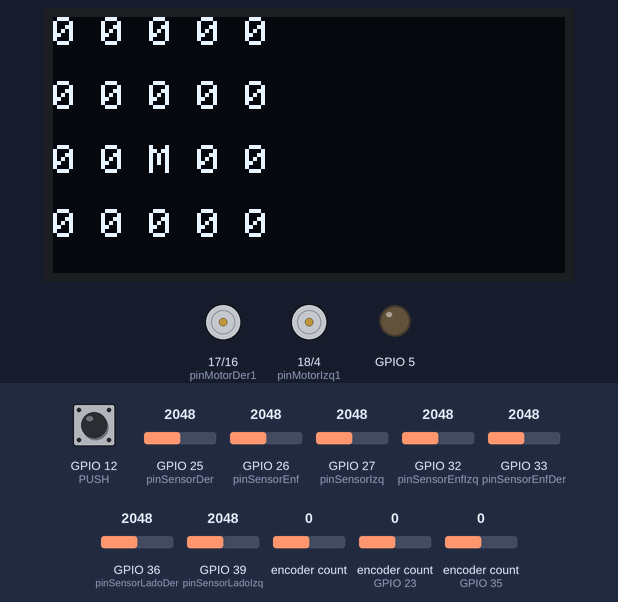
Bench run of a sketch on a simulated ESP32. On the bench: 128×64 one-colour display, motor-driver pin pairs drawn as motors (green arrow = first pin HIGH = forward, orange = second pin HIGH = backward, longer = more drive), output pins drawn as LEDs (lit = HIGH). Inputs (shaded band) come from the test bench; at power-on: GPIO 12 (PUSH) HIGH, GPIO 25 (pinSensorDer) = 2048, GPIO 27 (pinSensorIzq) = 2048, GPIO 26 (pinSensorEnf) = 2048, GPIO 32 (pinSensorEnfIzq) = 2048, GPIO 33 (pinSensorEnfDer) = 2048, GPIO 36 (pinSensorLadoDer) = 2048, GPIO 39 (pinSensorLadoIzq) = 2048, encoder count 0, encoder count (sensors on GPIO 23, GPIO 35) 0 (analog values on the 0–4095 scale).

Above: at 0.8 s.
0.9 s: GPIO 12 (PUSH) pulled LOW for 0.15 s
At 2.5 s:
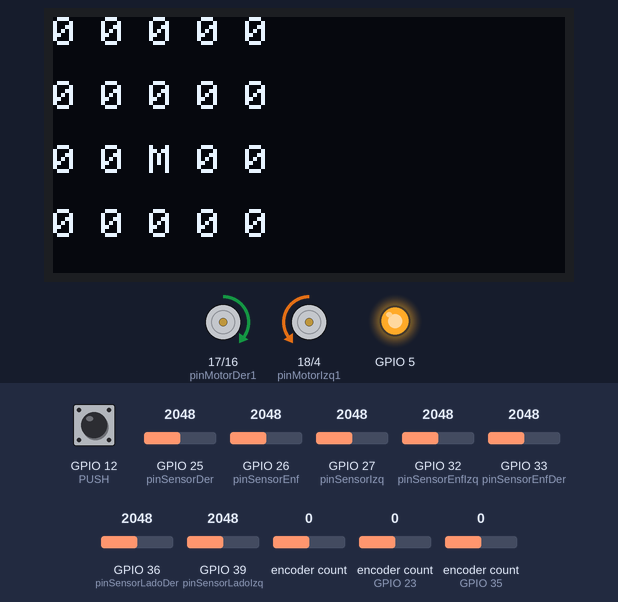
3.4 s: GPIO 25 (pinSensorDer) set to 1559
4.9 s: GPIO 25 (pinSensorDer) set to 1467
At 5.2 s:
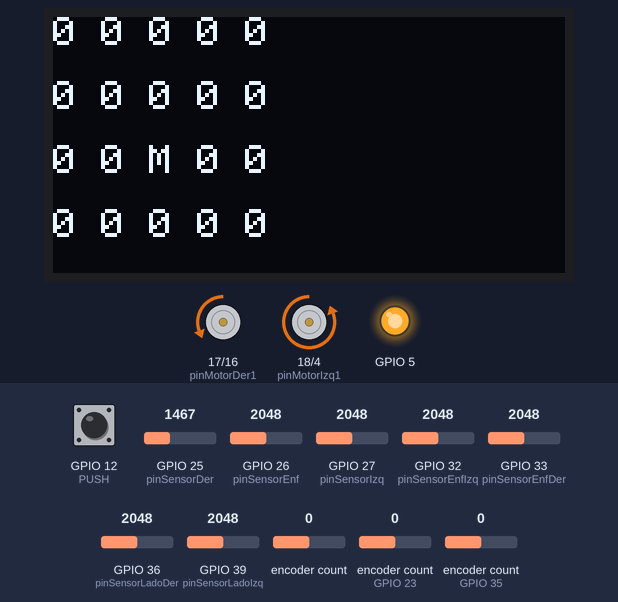
6.4 s: GPIO 27 (pinSensorIzq) set to 2866
At 7.6 s:
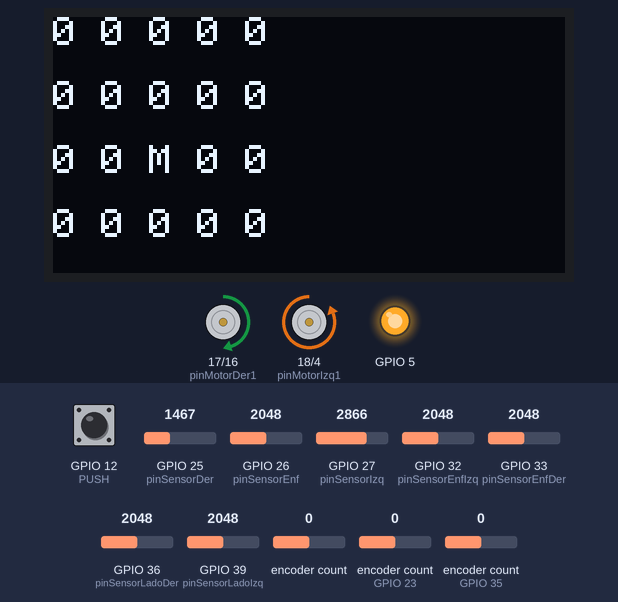
7.9 s: GPIO 27 (pinSensorIzq) set to 1228
At 8.8 s:
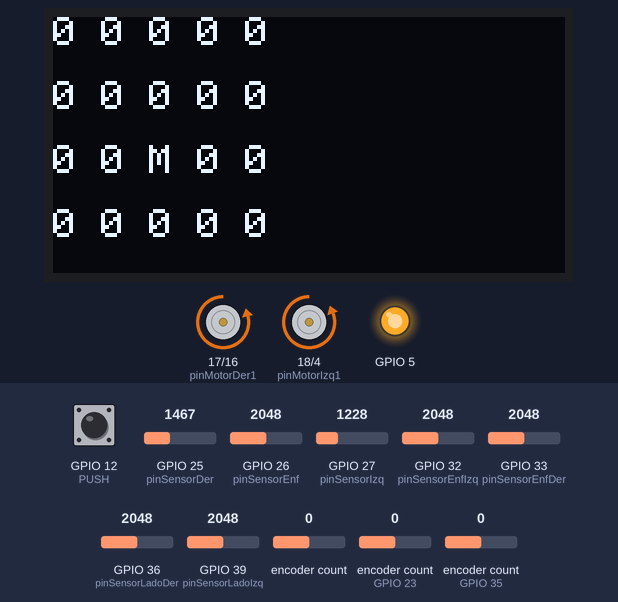
9.4 s: GPIO 27 (pinSensorIzq) set to 460
At 10.0 s:
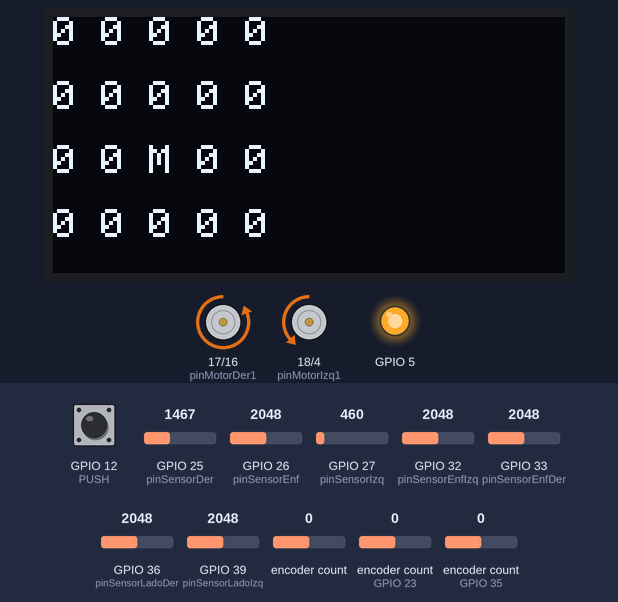
Timing chart, 0 to 11.9 s (numbered marks = the images above; inputs shaded):
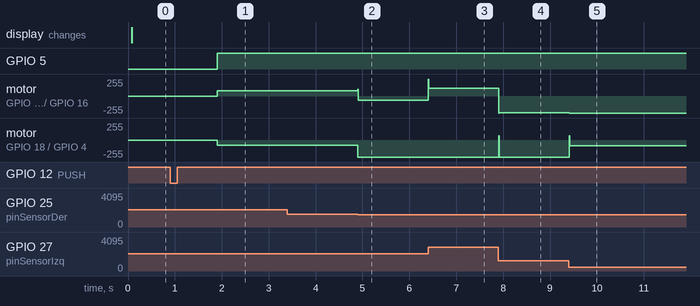

Measured:
- the behaviour switches between 1502 and 1501 on GPIO 25 (pinSensorDer) (found by bisection; images 1 and 2)
- after the input at 0.9 s, GPIO 5: LOW → HIGH after 1.0 s; motor on GPIO 17 (pinMotorDer1) / GPIO 16 (pinMotorDer2): stopped → forward 80/255 after 1.0 s; motor on GPIO 18 (pinMotorIzq1) / GPIO 4 (pinMotorIzq2): stopped → backward 80/255 after 1.0 s
- after the input at 3.4 s, every drawn part: stays the same
- after the input at 4.9 s, motor on GPIO 17 (pinMotorDer1) / GPIO 16 (pinMotorDer2): forward 80/255 → backward 64/255 at once; motor on GPIO 18 (pinMotorIzq1) / GPIO 4 (pinMotorIzq2): backward 80/255 → backward 255/255 at once
- after the input at 6.4 s, motor on GPIO 17 (pinMotorDer1) / GPIO 16 (pinMotorDer2): backward 64/255 → forward 119/255 at once
- after the input at 7.9 s, motor on GPIO 17 (pinMotorDer1) / GPIO 16 (pinMotorDer2): forward 119/255 → backward 248/255 at once; motor on GPIO 18 (pinMotorIzq1) / GPIO 4 (pinMotorIzq2): backward 255/255 → forward 66/255 at once, → backward 255/255 0.01 s later
- after the input at 9.4 s, motor on GPIO 17 (pinMotorDer1) / GPIO 16 (pinMotorDer2): backward 248/255 → backward 255/255 at once; motor on GPIO 18 (pinMotorIzq1) / GPIO 4 (pinMotorIzq2): backward 255/255 → backward 88/255 at once

The sketch:

main.ino
```cpp
#include "Motor1.h"
#include "EncoderMotor.h"
#include "PIDControl.h"
#include "SensorCNY.h"
#include "Robot.h"
#include "Display.h"

//#include <BluetoothSerial.h>
// Definir los pines
const int pinMotorIzq1 = 18;
const int pinMotorIzq2 = 4;
const int pinMotorDer1 = 17;
const int pinMotorDer2 = 16;

const int pinEncoderIzqA = 23;
const int pinEncoderIzqB = 19;
const int pinEncoderDerA = 35;
const int pinEncoderDerB = 34;

const int pinSensorIzq = 27;
const int pinSensorDer = 25;
const int pinSensorEnf = 26;
const int pinSensorLadoDer = 36;
const int pinSensorLadoIzq = 39;
const int pinSensorEnfIzq = 32;
const int pinSensorEnfDer = 33;
const int PUSH = 12;

// Vueltas


// Instanciar componentes
Motor1 motorIzq(pinMotorIzq1, pinMotorIzq2);
Motor1 motorDer(pinMotorDer1, pinMotorDer2);
EncoderMotor encoderIzq(pinEncoderIzqA, pinEncoderIzqB);
EncoderMotor encoderDer(pinEncoderDerA, pinEncoderDerB);
Display pantalla;


//Constantes PID Centrado
const float Kp = 0.45;  // Ganancia proporcional
const float Ki = 0.000; // Ganancia integral 0.0001
const float Kd = 0.4;  // Ganancia derivativa
  int contador=0;
//Constantes PID Derecha
const float KpD = 0.50;  // Ganancia proporcional 12 pega
const float KiD = 0.000; // Ganancia integral 0.0001
const float KdD = 0.45;  // Ganancia derivativa
//Constantes PID Izquierda
const float KpI = 0.45;  // Ganancia proporcional
const float KiI = 0.000; // Ganancia integral 0.0001
const float KdI = 0.4;  // Ganancia derivativa


//kd 50
SensorCNY sensorIzq(pinSensorIzq);
SensorCNY sensorDer(pinSensorDer);
SensorCNY sensorEnf(pinSensorEnf);
SensorCNY sensorLadoDer(pinSensorLadoDer);
SensorCNY sensorLadoIzq(pinSensorLadoIzq);
SensorCNY sensorEnfIzq(pinSensorEnfIzq);
SensorCNY sensorEnfDer(pinSensorEnfDer);

Robot robot(
    motorIzq, motorDer,
    encoderIzq, encoderDer,
    sensorIzq, sensorDer, sensorEnf,
    sensorLadoDer, sensorLadoIzq,
    sensorEnfIzq, sensorEnfDer,
    Kp, Ki, Kd,    // PID Centrado
    KpD, KiD, KdD, // PID Derecha
    KpI, KiI, KdI  // PID Izquierda
);


void setup() {
  //Serial.begin(115200);  // Mayor velocidad para depuración
    pinMode(PUSH, INPUT_PULLUP);
   analogReadResolution(11);
  robot.begin();

  // Inicializar sensores
  sensorIzq.begin();
  sensorDer.begin();
  sensorEnf.begin();
  pantalla.begin();
  pantalla.mostrarMapa();


  // Esperar un segundo para estabilizar
  while(digitalRead(PUSH)){
  }
  delay(1000);
}

void loop() {
  //robot.moverAdelante();
  //robot.vueltaDerecha();
  //robot.seguirParedCentrado(255);
 robot.seguirParedDerecha(255);
 //robot.seguirParedIzquierda(255);
 //while(digitalRead(PUSH)){
 //  robot.detenerMotores();
 //}
 //robot.dosManos();
//robot.manoDerecha();
//robot.manoIzquierda();
 //robot.avanzarDistancia(1); // si mando 1 luego multiplico por 50 lo que es una casilla
 robot.avanzarLaberinto();


 delay(10);


}
```

Display.h
```cpp
#ifndef DISPLAY_H
#define DISPLAY_H

#include <Wire.h>
#include <Adafruit_GFX.h>
#include <Adafruit_SSD1306.h>

class Display {
private:
  Adafruit_SSD1306 pantalla;

public:
  Display() : pantalla(128, 64, &Wire, -1) {} // Resolución 128x64

  void begin() {
    if (!pantalla.begin(SSD1306_SWITCHCAPVCC, 0x3C)) {
      Serial.println(F("No se encontró el display OLED"));
      while (true);
    }
    pantalla.clearDisplay();
    pantalla.display();
  }

  void mostrarTexto(const String& texto, int x = 0, int y = 0, int tam = 1) {
    pantalla.clearDisplay();
    pantalla.setTextSize(tam);
    pantalla.setTextColor(SSD1306_WHITE);
    pantalla.setCursor(x, y);
    pantalla.println(texto);
    pantalla.display();
  }

  void mostrarEstado(const String& estado, int rpmIzq, int rpmDer) {
    pantalla.clearDisplay();
    pantalla.setTextSize(1);
    pantalla.setTextColor(SSD1306_WHITE);
    pantalla.setCursor(0, 0);
    pantalla.println("Estado: " + estado);
    pantalla.println("RPM Izq: " + String(rpmIzq));
    pantalla.println("RPM Der: " + String(rpmDer));
    pantalla.display();
  }

  void limpiar() {
    pantalla.clearDisplay();
    pantalla.display();
  }

void mostrarMapa() {
  pantalla.clearDisplay();
  pantalla.setTextSize(0.5);
  pantalla.setTextColor(SSD1306_WHITE);

  const char* filas[] = {
    "0 0 0 0 0",
    "0 0 0 0 0",
    "0 0 M 0 0",
    "0 0 0 0 0",
    "0 0 0 0 0"
  };

  for (int i = 0; i < 5; i++) {
    pantalla.setCursor(0, i * 16);  // 6 píxeles por línea con textSize 1
    pantalla.println(filas[i]);
  }

  pantalla.display();
}

};

#endif
```

EncoderMotor.h
```cpp
#pragma once
#include <ESP32Encoder.h>

class EncoderMotor {
private:
    ESP32Encoder encoder;
    long lastCount = 0;  // Mantener lastCount privado
    unsigned long lastMillis = 0;  // Añadir lastMillis para medir el tiempo
    float rps = 0;  // Revoluciones por segundo
    float rpm = 0;  // Revoluciones por minuto // RPM = 660

public:
    EncoderMotor(int pinA, int pinB) {
        encoder.setCount(0);
        encoder.attachHalfQuad(pinA, pinB);
    }

    void begin() {
        encoder.clearCount();
    }

    void actualizarRPM() {
        unsigned long currentMillis = millis();
        if (currentMillis - lastMillis >= 100) { // cada 100ms
            long newCount = encoder.getCount();
            long delta = newCount - lastCount;
            lastCount = newCount;

            float deltaTime = (currentMillis - lastMillis) / 1000.0; // segundos
            lastMillis = currentMillis;

            rps = delta / 311.0 / deltaTime; // 31 pulsos por vuelta (ajusta según tu encoder)
            rpm = rps * 60.0;
        }
    }

        float getRPS() {
        return rpm;
    }

    long getPulsos() {
        return encoder.getCount();
    }

    // Método para obtener el último conteo de pulsos
    long getLastCount() {
        return lastCount;
    }
    void resetPulsos() {
    encoder.setCount(0);
  }

    // Método para obtener las RPM
    float getRPM() {
        return rpm;
    }

    void reiniciar() {
        encoder.clearCount();
        lastCount = 0;
    }
 //float ppr=315,
    float obtenerDistancia(float diametroRuedaMM=26.5,float ppr = 311) { // 26.5 o 23.5
      float circunferencia= PI*diametroRuedaMM;

      float distancia = (getPulsos()*circunferencia)/900;

      return distancia; // en mm
    }


};
```

Motor1.h
```cpp
#ifndef MOTOR1_H
#define MOTOR1_H

#include <Arduino.h>

//const int pinMotorIzq1 = 18;
//const int pinMotorIzq2 = 4;
//const int pinMotorDer1 = 17;
//const int pinMotorDer2 = 16;

class Motor1 {
  private:
    int pin1;
    int pin2;

  public:
    Motor1(int pin1_, int pin2_) {
      pin1 = pin1_;
      pin2 = pin2_;
    }

    void begin() {
      pinMode(pin1, OUTPUT);
      pinMode(pin2, OUTPUT);
    }

    void setVelocidad(int velocidad) {

      if (velocidad >= 0) {
        analogWrite(pin2,velocidad);
        analogWrite(pin1,0);
      } else {
        analogWrite(pin1, -velocidad);
        analogWrite(pin2,0);
      }
    }

    void detener(){
        analogWrite(pin2, 255);
        analogWrite(pin1, 255);

    }

    void setVelocidadC(int velocidad) {
      if (velocidad >= 0) {
        analogWrite(pin2,velocidad);
        analogWrite(pin1,0);
      } else {
        analogWrite(pin1, -velocidad);
        analogWrite(pin2,0);
      }
    }

//    void setVelocidadC(int velocidad) {
//      int pwm = constrain(abs(velocidad), 0, 255);
//      pwm = 255 - pwm; // invertir valor
//      if (velocidad >= 0) {
//        digitalWrite(pinDIR, HIGH);
//        analogWrite(pinPWM, pwm);
//      } else {
//        digitalWrite(pinDIR, LOW);
//        analogWrite(pinPWM, pwm);
//      }
//    }

//    void detener() {
//      analogWrite(pinPWM, 0);
//    }
};

#endif
```

PIDControl.h
```cpp
#ifndef PIDCONTROL_H
#define PIDCONTROL_H

class PIDControl {
  private:
    float kp, ki, kd;
    float errorAnterior;
    float integral;

  public:
    PIDControl(float kp_, float ki_, float kd_)
      : kp(kp_), ki(ki_), kd(kd_), errorAnterior(0), integral(0) {}

    float calcular(float setpoint, float medicion) {
      float error = setpoint - medicion;
      integral += error;
      float derivada = error - errorAnterior;
      errorAnterior = error;
      return kp * error + ki * integral + kd * derivada;
    }

    void reiniciar() {
      errorAnterior = 0;
      integral = 0;
    }
};

#endif
```

SensorCNY.h
```cpp
#ifndef SENSORCNY_H
#define SENSORCNY_H

#include <Arduino.h>

class SensorCNY {
  private:
    uint8_t pin;  // Pin al que está conectado el sensor
    int valorAnalogico;  // Almacena el valor leído del ADC

  public:
    // Constructor para inicializar el pin del sensor
    SensorCNY(uint8_t pin_) : pin(pin_) {}

    // Configura el pin para la lectura analógica
    void begin() {
      adcAttachPin(pin);  // Asocia el pin al ADC
    }

    // Lee el valor analógico del sensor (de 0 a 1023)
    int leerValor() {
      valorAnalogico = analogRead(pin);  // Lee el valor analógico
      return valorAnalogico;
    }

    // Determina si el sensor detecta una línea basándose en el umbral
    bool detectarLinea(int umbral) {
      valorAnalogico = leerValor();
      return valorAnalogico < umbral;  // Si el valor es menor que el umbral, hay línea
    }
};

#endif
```

Source omitted: Robot.h (10661 bytes)
